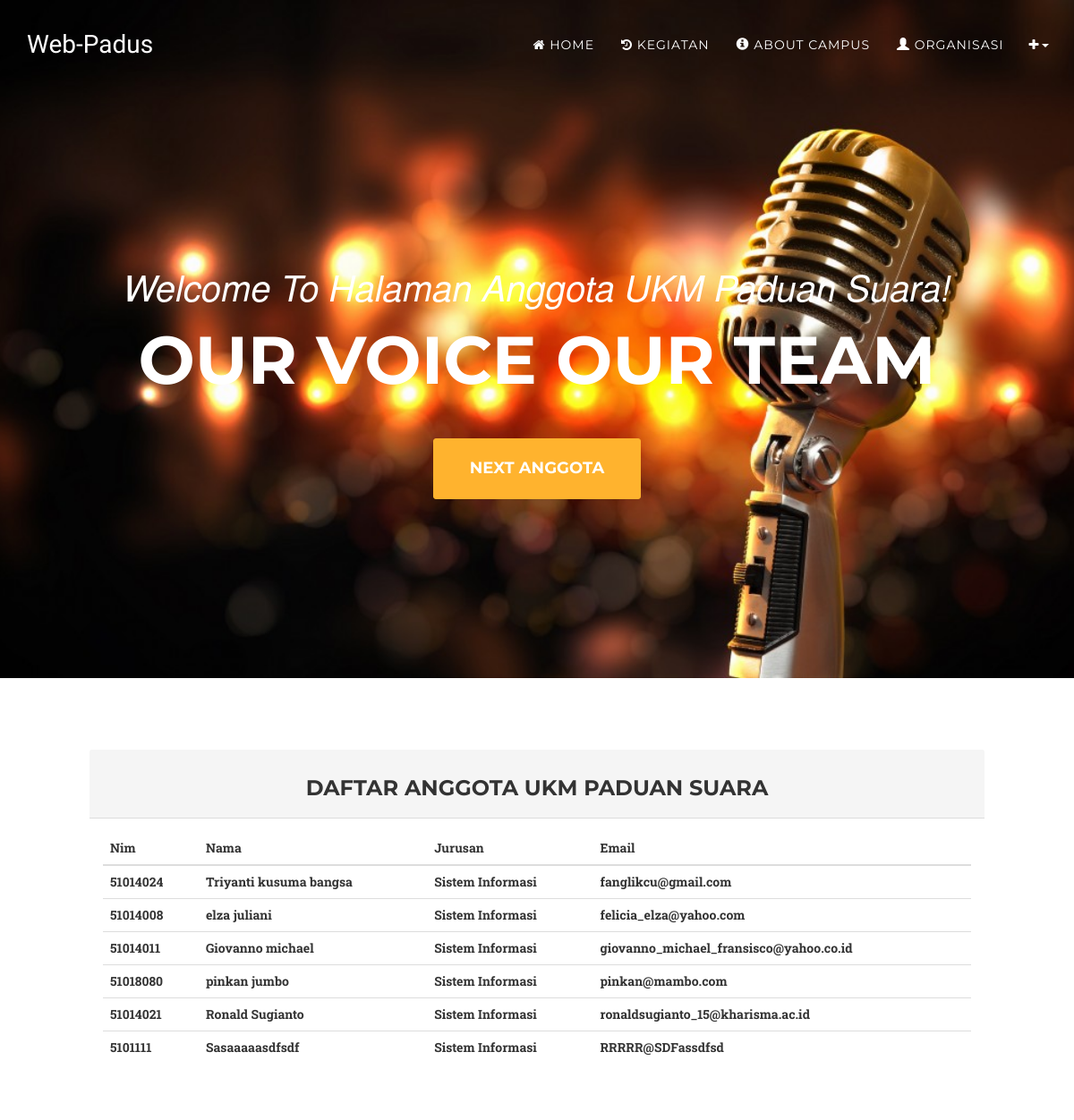
The app's page /index.php/anggota, older data.
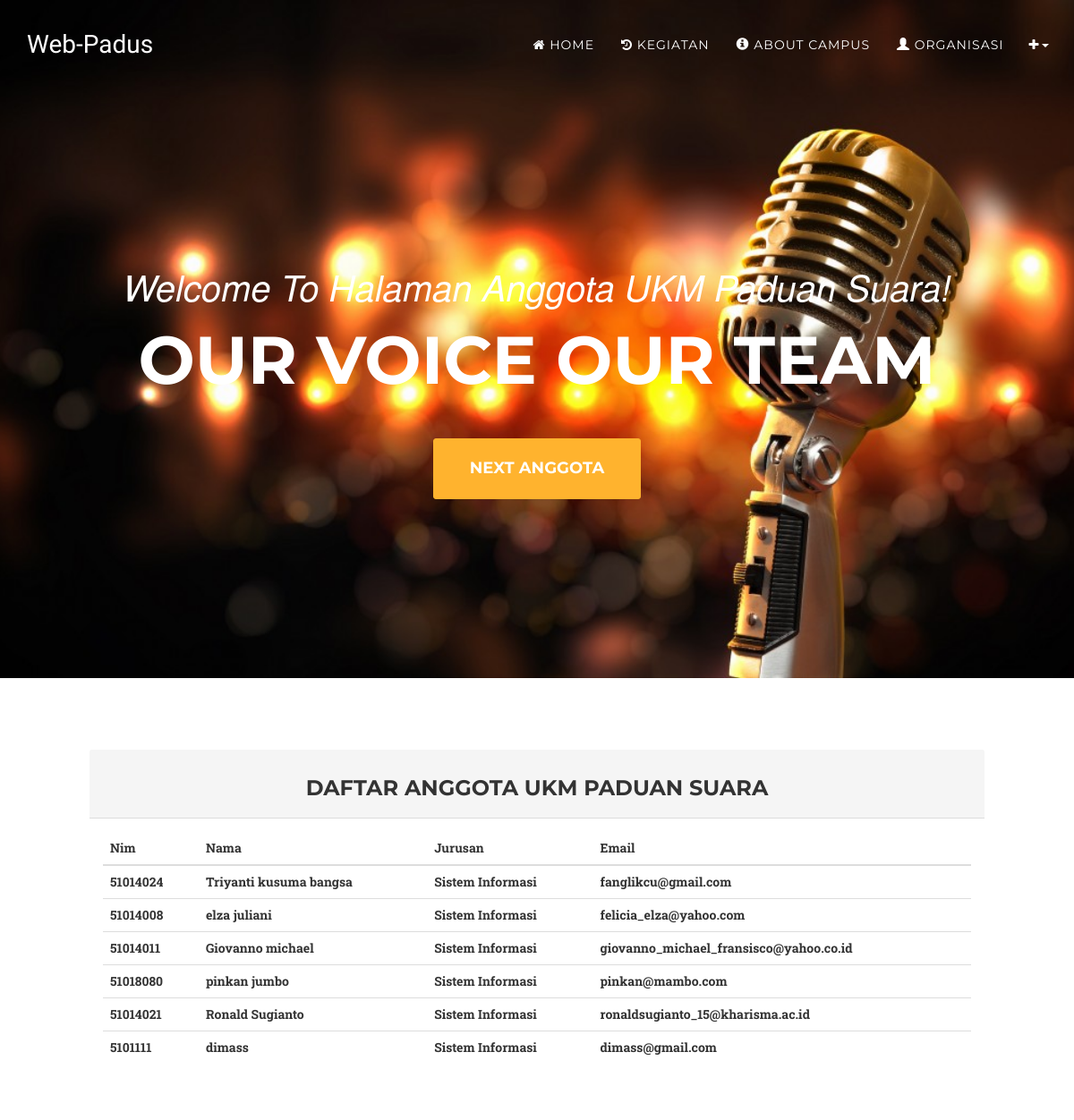
The same page, newer data.
### tables this page shows
CREATE TABLE `anggotaukm` (
  `id` int(11) NOT NULL,
  `nim` int(10) NOT NULL,
  `nama` varchar(60) NOT NULL,
  `jurusan` varchar(32) NOT NULL,
  `email` varchar(60) NOT NULL,
  `point` int(5) NOT NULL,
  `status` varchar(12) NOT NULL
);

### application/controllers/Anggota.php (called while the page is built, shortened)
<?php
class Anggota extends CI_Controller {
public function __construct(){
	$this->load->model('Akun_model');
}
	public function index()
	{
	   $data['akun'] = $this->Akun_model->view_user();
		$this->load->view('templates/header');
		$data['judul'] = "Welcome To Halaman Anggota UKM Paduan Suara!";
		$this->load->view('templates/headernav');
		$this->load->view('templates/navindex');
		$this->load->view('templates/footernav', $data);
		$this->load->view('anggota', $data);
		$this->load->view('templates/footer');
	}
}

### index.php (called while the page is built, shortened)
<?php
require_once BASEPATH.'core/CodeIgniter.php';

### application/models/Akun_model.php (called while the page is built, shortened)
<?php
class Akun_model extends CI_Model{
	public function view_user(){
		$query =  $this->db->get('anggotaukm');
		return $query->result_array();
	}
}
?>

### application/views/anggota.php (the view)
               <a href="#anggota" class="page-scroll btn btn-xl">Next Anggota</a>
            </div>
        </div>
    </header>
<br><br><br><br>
    <x id="anggota">
    <div id="wrapper">
            <div class="row">
                <div class="col-lg-12">
                    <div class="panel1 panel-default">
                        <div class="panel-heading">
                         <h3>   Daftar Anggota UKM Paduan Suara </h3>
                        </div>
                        <div class="panel-body">
                            <div class="table-responsive">
                                <table class="table table-hover">
                                    <thead>
                                        <tr>
                                            <th>Nim</th>
                                            <th>Nama</th>
                                            <th>Jurusan</th>
                                            <th>Email</th>
                                        </tr>
                                    </thead>
                                    <tbody>
                                    <?php foreach ($akun as $perakun) { ?>
                                        <tr>
                                           <th><?= $perakun['nim']; ?></th>
                                           <th><?= $perakun['nama']; ?></th>
                                           <th><?= $perakun['jurusan']; ?></th>
                                           <th><?= $perakun['email']; ?></th>
                                        </tr>
                                     <?php } ?>
                                    </tbody>
                                </table>
                            </div>
                        </div>
                    </div>
                </div>
            </div>
    </div>
    </x>
    <br><br><br><br><br><br><br><br><br><br><br>

Row changes from the older to the newer data that the page shows:
changed anggotaukm: nama "Sasaaaaasdfsdf" → "dimass"; email "RRRRR@SDFassdfsd" → "dimass@gmail.com"
